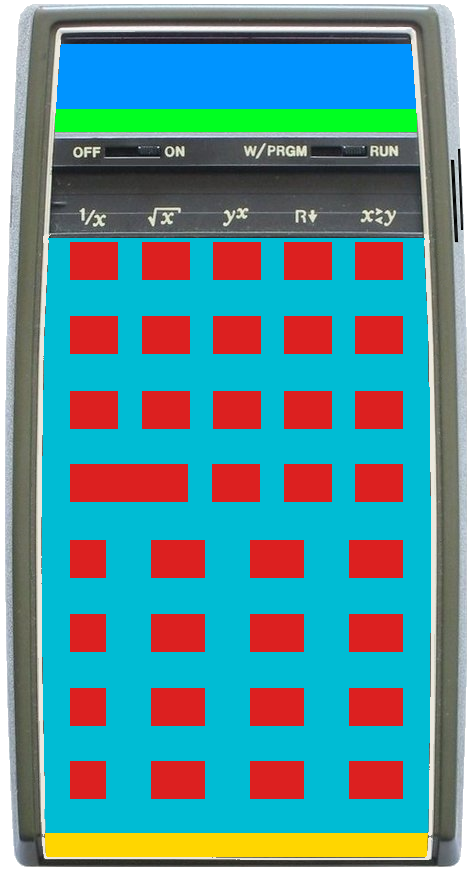
#> input picture Resource/Engine/HP-65/Assets/A/A5.png, 470 x 870 px, found by its file name
$ python build-a6-from-a4.py
#> lines starting #> are read from the running program, lines starting #| are printed output that depends on the picture; after the words box and inside, x2 and y2 are one past the last pixel; in counts of white or black regions, pixels touching at a corner belong together
"""Build A6.png: minimal faceplate from A5 geometry (keys, display, body only)."""
from __future__ import annotations

import importlib.util
import sys
from pathlib import Path

import numpy as np
from PIL import Image, ImageDraw

SCRIPTS = Path(__file__).resolve().parent
ASSETS = Path(r"D:\$Board\Works\Side.Codes\TeoCalc\Resource\Engine\HP-65\Assets")
A0 = ASSETS / "A0.png"
A5 = ASSETS / "A5.png"
OUT = ASSETS / "A6.png"

REF_W, REF_H = 470, 870

# Measured once from A5.png (display blue window + opaque silhouette).
DISPLAY_X = 55
DISPLAY_Y = 44
DISPLAY_W = 362
DISPLAY_H = 94
CHASSIS_X = 5
CHASSIS_Y = 4
CHASSIS_W = 462
CHASSIS_H = 863
CHASSIS_RADIUS = 28

BODY_COLOR = (97, 100, 90, 255)
DISPLAY_COLOR = (0, 0, 0, 255)
KEY_RED = (220, 32, 32, 255)

KEY_RADIUS = {
    "48x38": 4,
    "118x38": 5,
    "36x38": 4,
    "54x38": 5,
}


def _load_layout():
    name = "hp65_key_layout_v2"
    spec = importlib.util.spec_from_file_location(name, SCRIPTS / "hp65_key_layout_v2.py")
    mod = importlib.util.module_from_spec(spec)
    sys.modules[name] = mod
    spec.loader.exec_module(mod)
    return mod


def _measure_from_a5(a5_path: Path) -> None:
    """Optional: refresh DISPLAY_* / CHASSIS_* / BODY_COLOR from A5 before deleting it."""
    global DISPLAY_X, DISPLAY_Y, DISPLAY_W, DISPLAY_H
    global CHASSIS_X, CHASSIS_Y, CHASSIS_W, CHASSIS_H, BODY_COLOR

    if not a5_path.exists():
        return

    a5 = np.array(Image.open(a5_path).convert("RGBA"))
#> a5 is the input picture: shape (870, 470, 4); mean R, G, B, A 76.6, 133.7, 138.8, 244.8
    rgb = a5[:, :, :3].astype(np.int16)
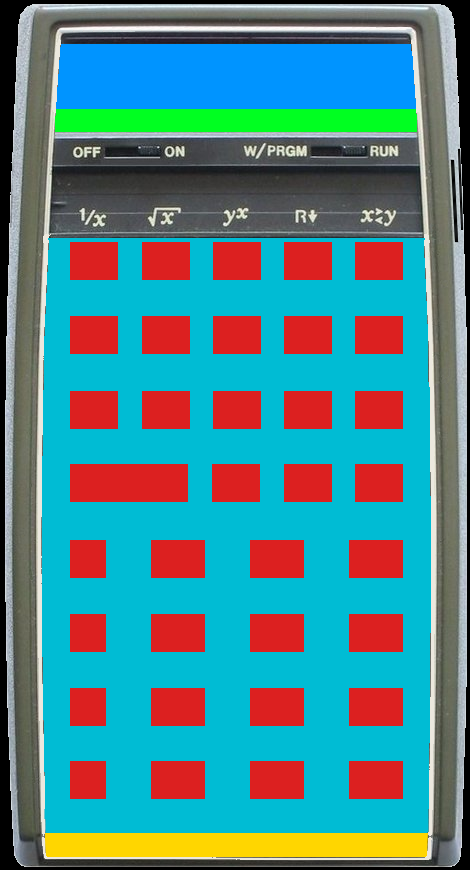
#> rgb: shape (870, 470, 3) int16; mean R, G, B 76.6, 133.7, 138.8
    alpha = a5[:, :, 3]
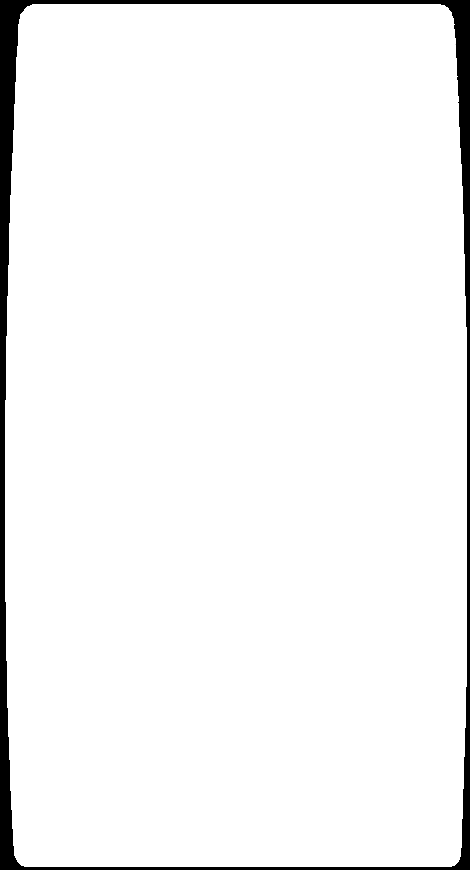
#> alpha: shape (870, 470); min 0, max 255, mean 244.8

    blue = (
        (rgb[:, :, 2] > 200)
        & (rgb[:, :, 1] < 170)
        & (rgb[:, :, 0] < 100)
        & (alpha > 128)
    )
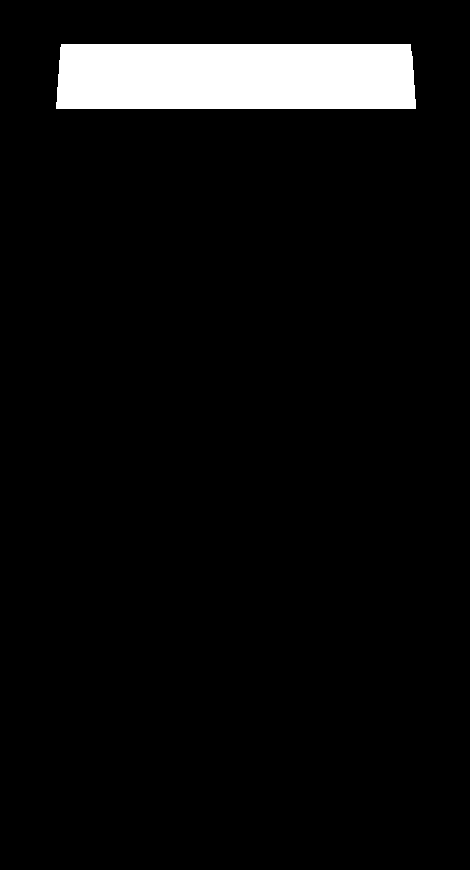
#> blue: shape (870, 470) bool; 5.7% white; 1 white region, box (x1, y1, x2, y2) and area: (56, 44, 416, 109) 23109
    ys, xs = np.where(blue)
    if ys.size:
        DISPLAY_X = int(xs.min())
#> DISPLAY_X = 56
        DISPLAY_Y = int(ys.min())
#> DISPLAY_Y = 44
        DISPLAY_W = int(xs.max() - xs.min() + 1)
#> DISPLAY_W = 360
        DISPLAY_H = int(ys.max() - ys.min() + 1)
#> DISPLAY_H = 65

    opaque = alpha > 128
#> opaque: shape (870, 470) bool; 96% white; 1 black region, box (x1, y1, x2, y2) and area: (0, 0, 470, 870) 16427
    ys, xs = np.where(opaque)
    if ys.size:
        CHASSIS_X = int(xs.min())
#> CHASSIS_X = 5
        CHASSIS_Y = int(ys.min())
#> CHASSIS_Y = 4
        CHASSIS_W = int(xs.max() - xs.min() + 1)
#> CHASSIS_W = 462
        CHASSIS_H = int(ys.max() - ys.min() + 1)
#> CHASSIS_H = 863


def build(out_path: Path = OUT, a5_path: Path = A5) -> None:
    if not A0.exists():
        raise FileNotFoundError(A0)

    _measure_from_a5(a5_path)

    layout = _load_layout()
    a0 = np.array(Image.open(A0).convert("RGBA"))
    keys = layout.key_rects(a0)

    img = Image.new("RGBA", (REF_W, REF_H), (0, 0, 0, 0))
    draw = ImageDraw.Draw(img)

    chassis = (
        CHASSIS_X,
        CHASSIS_Y,
        CHASSIS_X + CHASSIS_W - 1,
        CHASSIS_Y + CHASSIS_H - 1,
    )
    draw.rounded_rectangle(chassis, radius=CHASSIS_RADIUS, fill=BODY_COLOR)

    display = (
        DISPLAY_X,
        DISPLAY_Y,
        DISPLAY_X + DISPLAY_W - 1,
        DISPLAY_Y + DISPLAY_H - 1,
    )
    draw.rectangle(display, fill=DISPLAY_COLOR)

    for key in keys:
        radius = KEY_RADIUS.get(key.kind.value, 4)
        box = (key.x, key.y, key.x + key.w - 1, key.y + key.h - 1)
        draw.rounded_rectangle(box, radius=radius, fill=KEY_RED)

    out_path.parent.mkdir(parents=True, exist_ok=True)
    img.save(out_path, optimize=True)

    print(f"Chassis {CHASSIS_X},{CHASSIS_Y} {CHASSIS_W}x{CHASSIS_H} r={CHASSIS_RADIUS}")
    print(f"Display {DISPLAY_X},{DISPLAY_Y} {DISPLAY_W}x{DISPLAY_H}")
    print(f"Body RGB{BODY_COLOR[:3]}")
    print(f"Keys {len(keys)}")
    print(f"Wrote {out_path} ({out_path.stat().st_size} bytes)")


if __name__ == "__main__":
    out_name = sys.argv[1] if len(sys.argv) > 1 else "A6.png"
#> (the run stopped early here; a loop or call above may not have finished)
